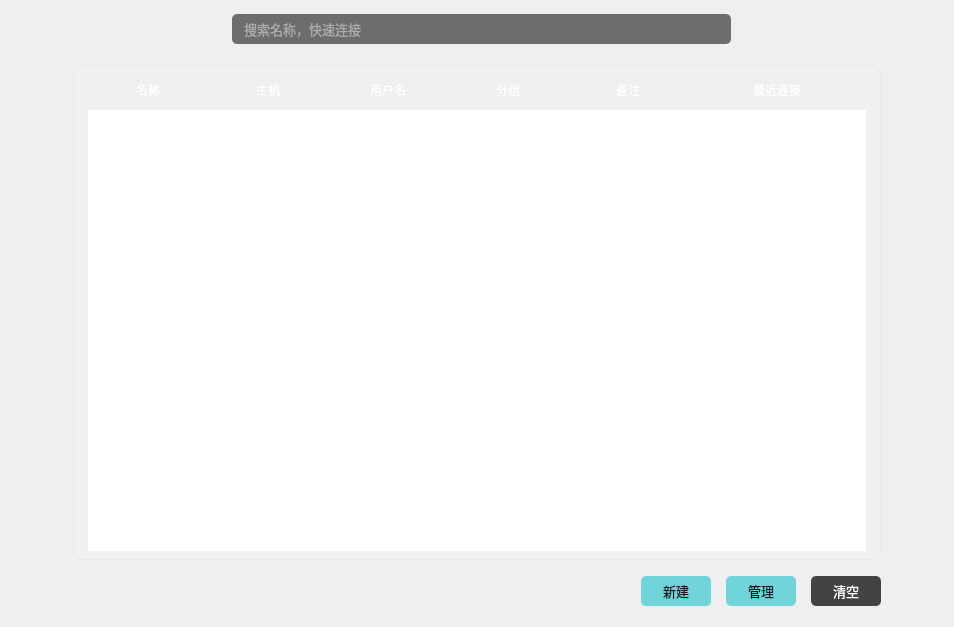
<?xml version="1.0" encoding="UTF-8"?>
<ui version="4.0">
 <class>historyconnectwidget</class>
 <widget class="QWidget" name="historyconnectwidget">
  <property name="geometry">
   <rect>
    <x>0</x>
    <y>0</y>
    <width>954</width>
    <height>627</height>
   </rect>
  </property>
  <property name="windowTitle">
   <string>Form</string>
  </property>
  <property name="styleSheet">
   <string notr="true">color: rgb(255, 255, 255);</string>
  </property>
  <layout class="QHBoxLayout" name="horizontalLayout_5" stretch="1,15,1">
   <property name="leftMargin">
    <number>9</number>
   </property>
   <property name="topMargin">
    <number>9</number>
   </property>
   <property name="rightMargin">
    <number>9</number>
   </property>
   <item>
    <spacer name="horizontalSpacer_2">
     <property name="orientation">
      <enum>Qt::Horizontal</enum>
     </property>
     <property name="sizeHint" stdset="0">
      <size>
       <width>40</width>
       <height>20</height>
      </size>
     </property>
    </spacer>
   </item>
   <item>
    <widget class="QWidget" name="widget_2" native="true">
     <layout class="QVBoxLayout" name="verticalLayout">
      <property name="spacing">
       <number>6</number>
      </property>
      <property name="topMargin">
       <number>0</number>
      </property>
      <property name="bottomMargin">
       <number>0</number>
      </property>
      <item>
       <widget class="QWidget" name="widget_search" native="true">
        <property name="minimumSize">
         <size>
          <width>0</width>
          <height>50</height>
         </size>
        </property>
        <layout class="QHBoxLayout" name="horizontalLayout_2" stretch="3,10,3">
         <property name="topMargin">
          <number>0</number>
         </property>
         <property name="rightMargin">
          <number>0</number>
         </property>
         <item>
          <spacer name="horizontalSpacer">
           <property name="orientation">
            <enum>Qt::Horizontal</enum>
           </property>
           <property name="sizeHint" stdset="0">
            <size>
             <width>397</width>
             <height>20</height>
            </size>
           </property>
          </spacer>
         </item>
         <item>
          <widget class="QLineEdit" name="lineEdit_find">
           <property name="minimumSize">
            <size>
             <width>400</width>
             <height>30</height>
            </size>
           </property>
           <property name="maximumSize">
            <size>
             <width>1000</width>
             <height>30</height>
            </size>
           </property>
           <property name="font">
            <font>
             <family>OPPOSans</family>
             <pointsize>10</pointsize>
             <stylestrategy>PreferAntialias</stylestrategy>
            </font>
           </property>
           <property name="styleSheet">
            <string notr="true">QLineEdit{
color: rgb(231, 238, 244);
border-radius: 5px;
background-color: rgb(25, 25, 25, 155);
border: 0px solid rgba(255, 255, 255, 0);
padding-left:10px;
padding-right:10px;
}


</string>
           </property>
           <property name="placeholderText">
            <string>搜索名称，快速连接</string>
           </property>
          </widget>
         </item>
         <item>
          <spacer name="horizontalSpacer_5">
           <property name="orientation">
            <enum>Qt::Horizontal</enum>
           </property>
           <property name="sizeHint" stdset="0">
            <size>
             <width>397</width>
             <height>20</height>
            </size>
           </property>
          </spacer>
         </item>
        </layout>
       </widget>
      </item>
      <item>
       <widget class="QWidget" name="widget_3" native="true">
        <property name="styleSheet">
         <string notr="true">#widget_3{
    border: 1px solid rgba(197, 197, 197,50);
    background-color: rgba(255, 255, 255, 20);
    border-radius: 10px;
}</string>
        </property>
        <layout class="QVBoxLayout" name="verticalLayout_2">
         <property name="leftMargin">
          <number>15</number>
         </property>
         <property name="topMargin">
          <number>5</number>
         </property>
         <property name="rightMargin">
          <number>15</number>
         </property>
         <item>
          <widget class="QTableWidget" name="tableWidget_history">
           <property name="sizePolicy">
            <sizepolicy hsizetype="Expanding" vsizetype="Expanding">
             <horstretch>0</horstretch>
             <verstretch>0</verstretch>
            </sizepolicy>
           </property>
           <property name="minimumSize">
            <size>
             <width>0</width>
             <height>0</height>
            </size>
           </property>
           <property name="maximumSize">
            <size>
             <width>16777215</width>
             <height>16777215</height>
            </size>
           </property>
           <property name="font">
            <font>
             <family>OPPOSans B</family>
             <pointsize>10</pointsize>
             <stylestrategy>PreferAntialias</stylestrategy>
            </font>
           </property>
           <property name="focusPolicy">
            <enum>Qt::NoFocus</enum>
           </property>
           <property name="styleSheet">
            <string notr="true">QTableWidget{
	border:none;
	
	border-color: rgb(130, 201, 255);
	/*background-color: rgb(30, 45, 54);*/
	color: rgb(255, 255, 255);
}

QTableWidget::item:hover{
	
	background-color: rgb(24, 26, 29);
}
QTableWidget::item:selected{

	
	color: rgb(255, 255, 255);
	
	
	background-color: rgb(24, 26, 29);
}

QHeaderView::section,QTableCornerButton:section{
    padding:5px; 
    margin:0px; 
    height: 30px;
	font: 10pt &quot;OPPOSans B&quot;;
	
	color: rgb(255, 255, 255);
    border:1px solid #242424;
    border-left-width:0px; 
    border-right-width:0px; 
    border-top-width:0px; 
    border-bottom-width:0px;
	/*background:qlineargradient(spread:pad,x1:0,y1:0,x2:0,y2:1,stop:0 #646464,stop:1 #525252); */
	
	
	background-color: rgb(10, 31, 57,0);
}

QScrollBar:vertical {
    width: 10px;
	background-color: rgba(0, 41, 69, 0);
    margin: 0px,0px,0px,0px;
    padding-top: 0px;		/*//隐藏上下的箭头*/
    padding-bottom: 0px;
}
QScrollBar::handle:vertical {
    width: 10px;
	
	background-color: rgb(239, 239, 239);
    /*滚动条两端变成椭圆 */
    border-radius: 2px;
    min-height: 0;
}

QScrollBar::sub-page:vertical {
    
	background-color: rgba(255, 255, 255, 0);
}
QScrollBar::add-page:vertical 
{
    background-color: rgba(255, 255, 255, 0);
}

QScrollBar::add-line:vertical {
	border: none;
    height: 0px;
    subcontrol-position: bottom;
    subcontrol-origin: margin;
}
QScrollBar::sub-line:vertical {
    border: none;
    height: 0px;
    subcontrol-position: top;
    subcontrol-origin: margin;
}

QScrollBar::down-arrow:vertical {
    border:none;
}
QScrollBar::up-arrow:vertical {
    border:none;
}</string>
           </property>
           <property name="verticalScrollBarPolicy">
            <enum>Qt::ScrollBarAsNeeded</enum>
           </property>
           <property name="horizontalScrollBarPolicy">
            <enum>Qt::ScrollBarAlwaysOff</enum>
           </property>
           <property name="sizeAdjustPolicy">
            <enum>QAbstractScrollArea::AdjustIgnored</enum>
           </property>
           <property name="editTriggers">
            <set>QAbstractItemView::NoEditTriggers</set>
           </property>
           <property name="dragDropMode">
            <enum>QAbstractItemView::NoDragDrop</enum>
           </property>
           <property name="selectionMode">
            <enum>QAbstractItemView::SingleSelection</enum>
           </property>
           <property name="selectionBehavior">
            <enum>QAbstractItemView::SelectRows</enum>
           </property>
           <property name="textElideMode">
            <enum>Qt::ElideMiddle</enum>
           </property>
           <property name="showGrid">
            <bool>false</bool>
           </property>
           <property name="gridStyle">
            <enum>Qt::NoPen</enum>
           </property>
           <property name="sortingEnabled">
            <bool>false</bool>
           </property>
           <attribute name="horizontalHeaderVisible">
            <bool>true</bool>
           </attribute>
           <attribute name="horizontalHeaderCascadingSectionResizes">
            <bool>false</bool>
           </attribute>
           <attribute name="horizontalHeaderMinimumSectionSize">
            <number>20</number>
           </attribute>
           <attribute name="horizontalHeaderDefaultSectionSize">
            <number>120</number>
           </attribute>
           <attribute name="horizontalHeaderHighlightSections">
            <bool>false</bool>
           </attribute>
           <attribute name="horizontalHeaderShowSortIndicator" stdset="0">
            <bool>false</bool>
           </attribute>
           <attribute name="horizontalHeaderStretchLastSection">
            <bool>true</bool>
           </attribute>
           <attribute name="verticalHeaderVisible">
            <bool>false</bool>
           </attribute>
           <attribute name="verticalHeaderMinimumSectionSize">
            <number>20</number>
           </attribute>
           <attribute name="verticalHeaderDefaultSectionSize">
            <number>30</number>
           </attribute>
           <column>
            <property name="text">
             <string>名称</string>
            </property>
           </column>
           <column>
            <property name="text">
             <string>主机</string>
            </property>
           </column>
           <column>
            <property name="text">
             <string>用户名</string>
            </property>
           </column>
           <column>
            <property name="text">
             <string>分组</string>
            </property>
           </column>
           <column>
            <property name="text">
             <string>备注</string>
            </property>
           </column>
           <column>
            <property name="text">
             <string>最近连接</string>
            </property>
           </column>
          </widget>
         </item>
        </layout>
       </widget>
      </item>
      <item>
       <widget class="QWidget" name="widget" native="true">
        <property name="styleSheet">
         <string notr="true"/>
        </property>
        <layout class="QHBoxLayout" name="horizontalLayout">
         <property name="spacing">
          <number>15</number>
         </property>
         <property name="leftMargin">
          <number>0</number>
         </property>
         <property name="topMargin">
          <number>10</number>
         </property>
         <property name="rightMargin">
          <number>0</number>
         </property>
         <property name="bottomMargin">
          <number>10</number>
         </property>
         <item>
          <spacer name="horizontalSpacer_3">
           <property name="orientation">
            <enum>Qt::Horizontal</enum>
           </property>
           <property name="sizeHint" stdset="0">
            <size>
             <width>395</width>
             <height>10</height>
            </size>
           </property>
          </spacer>
         </item>
         <item>
          <widget class="QToolButton" name="toolButton_create">
           <property name="minimumSize">
            <size>
             <width>70</width>
             <height>30</height>
            </size>
           </property>
           <property name="maximumSize">
            <size>
             <width>70</width>
             <height>30</height>
            </size>
           </property>
           <property name="font">
            <font>
             <family>OPPOSans B</family>
             <pointsize>10</pointsize>
             <stylestrategy>PreferAntialias</stylestrategy>
            </font>
           </property>
           <property name="styleSheet">
            <string notr="true">QToolButton {
	color: rgb(26, 26, 26);
	background-color: rgb(113, 212, 219);
	border-radius: 5px;
}

QToolButton::menu-indicator { 
	image: None;
}

 
QToolButton:hover {
	color: rgb(26, 26, 26);
	background-color: rgb(113, 212, 219);
}</string>
           </property>
           <property name="text">
            <string>新建</string>
           </property>
          </widget>
         </item>
         <item>
          <widget class="QToolButton" name="toolButton_menger">
           <property name="minimumSize">
            <size>
             <width>70</width>
             <height>30</height>
            </size>
           </property>
           <property name="maximumSize">
            <size>
             <width>70</width>
             <height>30</height>
            </size>
           </property>
           <property name="font">
            <font>
             <family>OPPOSans B</family>
             <pointsize>10</pointsize>
             <stylestrategy>PreferAntialias</stylestrategy>
            </font>
           </property>
           <property name="styleSheet">
            <string notr="true">QToolButton {
	color: rgb(26, 26, 26);
	background-color: rgb(113, 212, 219);
	border-radius: 5px;
}

QToolButton::menu-indicator { 
	image: None;
}

 
QToolButton:hover {
	color: rgb(26, 26, 26);
	background-color: rgb(113, 212, 219);
}</string>
           </property>
           <property name="text">
            <string>管理</string>
           </property>
          </widget>
         </item>
         <item>
          <widget class="QToolButton" name="toolButton_clear">
           <property name="minimumSize">
            <size>
             <width>70</width>
             <height>30</height>
            </size>
           </property>
           <property name="maximumSize">
            <size>
             <width>70</width>
             <height>30</height>
            </size>
           </property>
           <property name="font">
            <font>
             <family>OPPOSans B</family>
             <pointsize>10</pointsize>
             <stylestrategy>PreferAntialias</stylestrategy>
            </font>
           </property>
           <property name="styleSheet">
            <string notr="true">QToolButton {
	color: rgb(255, 255, 255);
	
	background-color: rgb(67, 67, 67);
	border-radius: 5px;
}

QToolButton::menu-indicator { 
	image: None;
}

 
QToolButton:hover {
	color: rgb(255, 255, 255);
	background-color: rgb(67, 67, 67);
}</string>
           </property>
           <property name="text">
            <string>清空</string>
           </property>
          </widget>
         </item>
        </layout>
       </widget>
      </item>
     </layout>
    </widget>
   </item>
   <item>
    <spacer name="horizontalSpacer_4">
     <property name="orientation">
      <enum>Qt::Horizontal</enum>
     </property>
     <property name="sizeHint" stdset="0">
      <size>
       <width>40</width>
       <height>20</height>
      </size>
     </property>
    </spacer>
   </item>
  </layout>
 </widget>
 <resources/>
 <connections/>
</ui>
